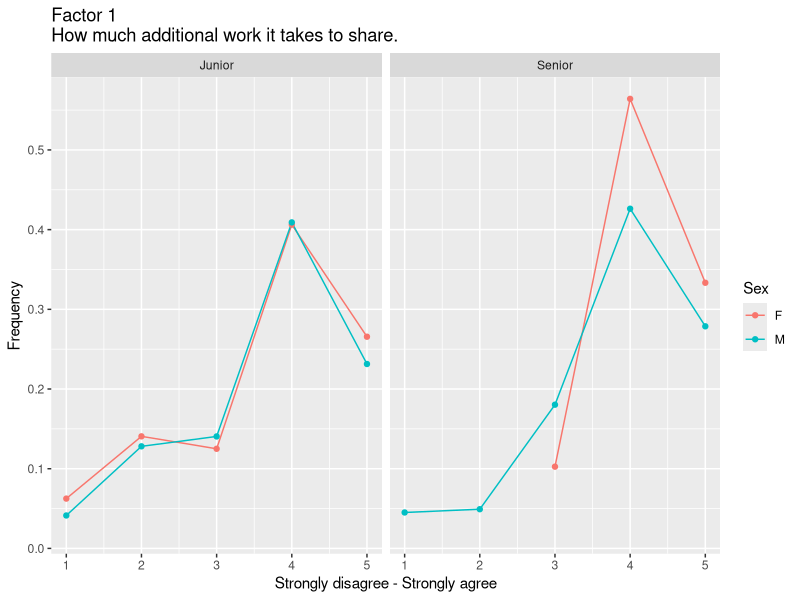
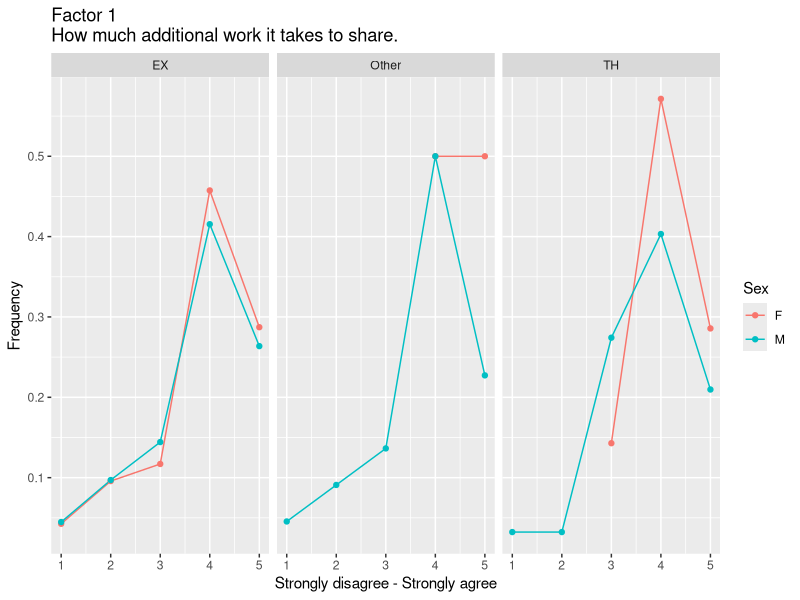
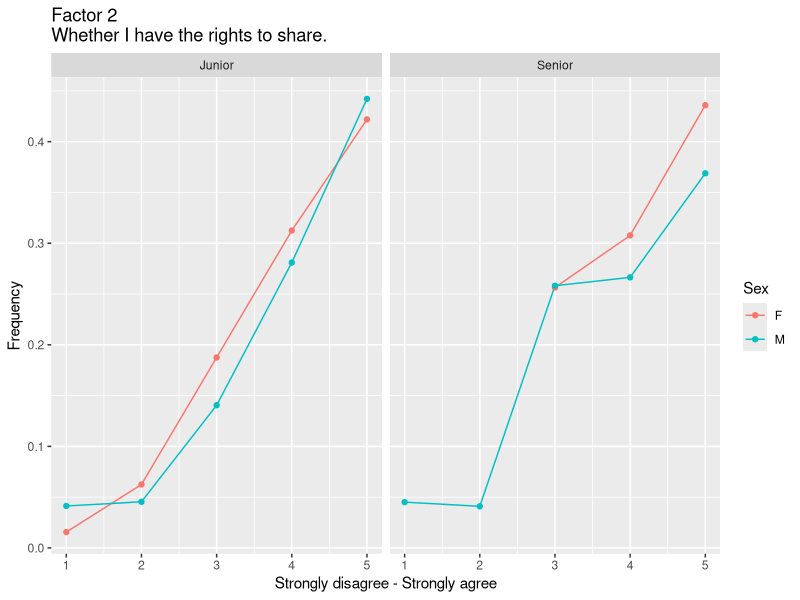
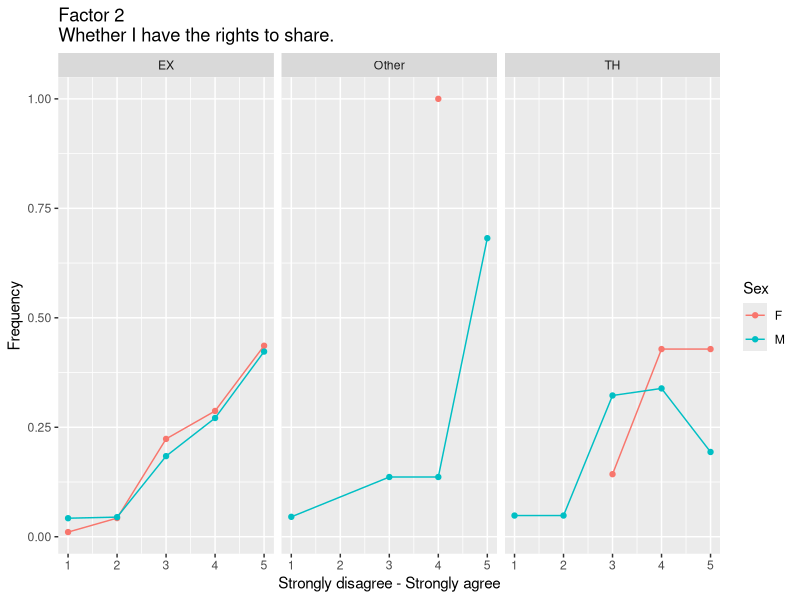
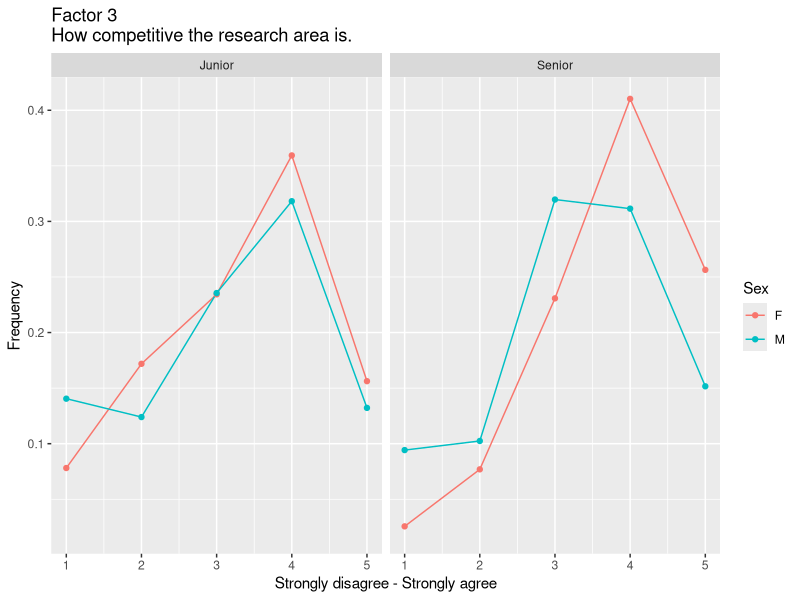
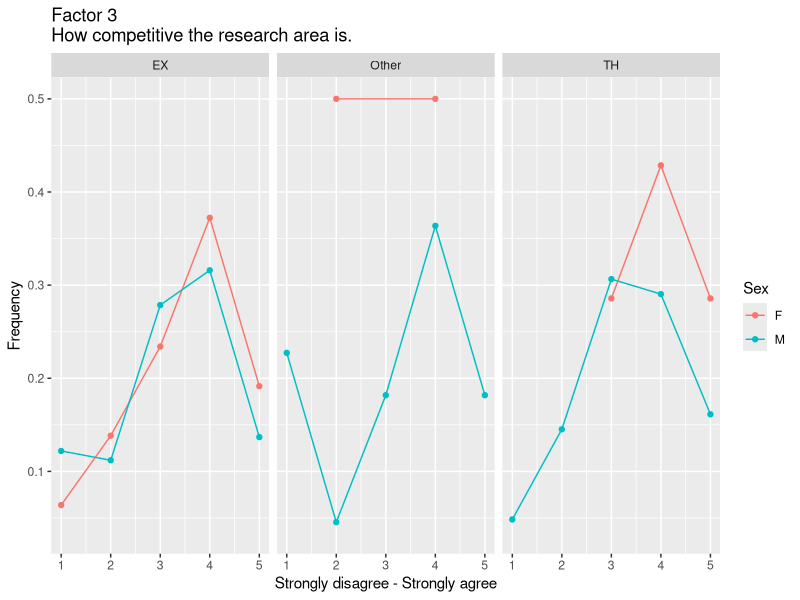
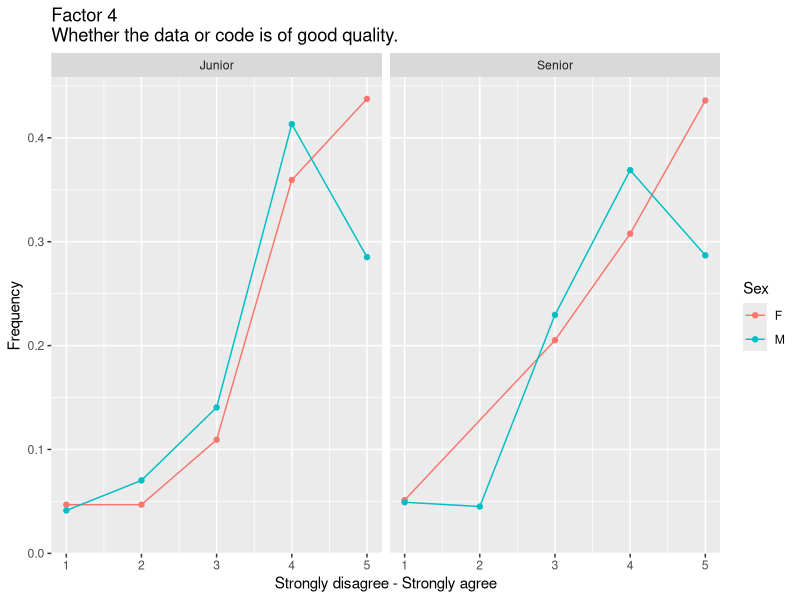
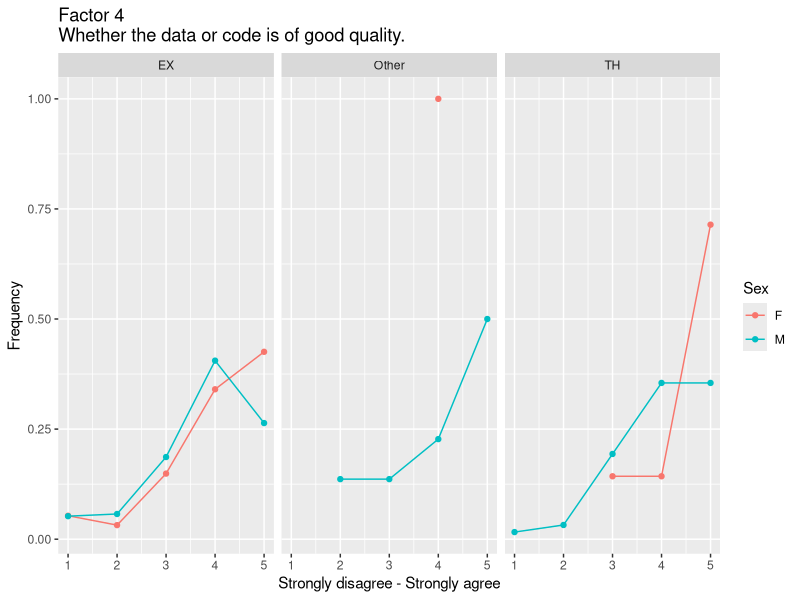

Source code (R) for these figures, in order:
library(tidyverse)
library(dplyr)
library(ggplot2)

coded_data <- read_csv("Data/Base/Usable_QC_FA_coded.csv")

# F1 by seniority and gender
F1 <- coded_data %>% #<- change
  filter(!is.na(Sex)) %>%
  group_by(Sex, D3, `p5q2 [1]`) %>% #<- change  
  summarize(count = n()) %>%
  mutate(freq = count / sum(count))

ggplot(F1, aes(x = `p5q2 [1]`, y = freq, color = Sex)) + # <- change
  geom_line() +
  geom_point() +
  facet_wrap(~ D3) +
  ggtitle("Factor 1 \nHow much additional work it takes to share.") +
  labs(x = "Strongly disagree - Strongly agree", y = "Frequency")

# F1 by field and gender
F1 <- coded_data %>% #<- change
  filter(!is.na(Sex)) %>%
  group_by(Sex, D4, `p5q2 [1]`) %>% #<- change  
  summarize(count = n()) %>%
  mutate(freq = count / sum(count))

ggplot(F1, aes(x = `p5q2 [1]`, y = freq, color = Sex)) + # <- change
  geom_line() +
  geom_point() +
  facet_wrap(~ D4) +
  ggtitle("Factor 1 \nHow much additional work it takes to share.") +
  labs(x = "Strongly disagree - Strongly agree", y = "Frequency")

# F2 by seniority and gender
F2 <- coded_data %>% #<- change
  filter(!is.na(Sex)) %>%
  group_by(Sex, D3, `p5q2 [2]`) %>% #<- change  
  summarize(count = n()) %>%
  mutate(freq = count / sum(count))

ggplot(F2, aes(x = `p5q2 [2]`, y = freq, color = Sex)) + # <- change
  geom_line() +
  geom_point() +
  facet_wrap(~ D3) +
  ggtitle("Factor 2\nWhether I have the rights to share.") +
  labs(x = "Strongly disagree - Strongly agree", y = "Frequency")

# F2 by field and gender
F2 <- coded_data %>% #<- change
  filter(!is.na(Sex)) %>%
  group_by(Sex, D4, `p5q2 [2]`) %>% #<- change  
  summarize(count = n()) %>%
  mutate(freq = count / sum(count))

ggplot(F2, aes(x = `p5q2 [2]`, y = freq, color = Sex)) + # <- change
  geom_line() +
  geom_point() +
  facet_wrap(~ D4) +
  ggtitle("Factor 2\nWhether I have the rights to share.") +
  labs(x = "Strongly disagree - Strongly agree", y = "Frequency")

# F3 by seniority and gender
F3 <- coded_data %>% #<- change
  filter(!is.na(Sex)) %>%
  group_by(Sex, D3, `p5q2 [3]`) %>% #<- change  
  summarize(count = n()) %>%
  mutate(freq = count / sum(count))

ggplot(F3, aes(x = `p5q2 [3]`, y = freq, color = Sex)) + # <- change
  geom_line() +
  geom_point() +
  facet_wrap(~ D3) +
  ggtitle("Factor 3\nHow competitive the research area is.") +
  labs(x = "Strongly disagree - Strongly agree", y = "Frequency")

# F3 by field and gender
F3 <- coded_data %>% #<- change
  filter(!is.na(Sex)) %>%
  group_by(Sex, D4, `p5q2 [3]`) %>% #<- change  
  summarize(count = n()) %>%
  mutate(freq = count / sum(count))

ggplot(F3, aes(x = `p5q2 [3]`, y = freq, color = Sex)) + # <- change
  geom_line() +
  geom_point() +
  facet_wrap(~ D4) +
  ggtitle("Factor 3\nHow competitive the research area is.") +
  labs(x = "Strongly disagree - Strongly agree", y = "Frequency")

# F4 by seniority and gender
F4 <- coded_data %>% #<- change
  filter(!is.na(Sex)) %>%
  group_by(Sex, D3, `p5q2 [4]`) %>% #<- change  
  summarize(count = n()) %>%
  mutate(freq = count / sum(count))

ggplot(F4, aes(x = `p5q2 [4]`, y = freq, color = Sex)) + # <- change
  geom_line() +
  geom_point() +
  facet_wrap(~ D3) +
  ggtitle("Factor 4\nWhether the data or code is of good quality.") +
  labs(x = "Strongly disagree - Strongly agree", y = "Frequency")

# F4 by field and gender
F4 <- coded_data %>% #<- change
  filter(!is.na(Sex)) %>%
  group_by(Sex, D4, `p5q2 [4]`) %>% #<- change  
  summarize(count = n()) %>%
  mutate(freq = count / sum(count))

ggplot(F4, aes(x = `p5q2 [4]`, y = freq, color = Sex)) + # <- change
  geom_line() +
  geom_point() +
  facet_wrap(~ D4) +
  ggtitle("Factor 4\nWhether the data or code is of good quality.") +
  labs(x = "Strongly disagree - Strongly agree", y = "Frequency")

# F5 by seniority and gender
F5 <- coded_data %>% #<- change
  filter(!is.na(Sex)) %>%
  group_by(Sex, D3, `p5q2 [5]`) %>% #<- change  
  summarize(count = n()) %>%
  mutate(freq = count / sum(count))

ggplot(F5, aes(x = `p5q2 [5]`, y = freq, color = Sex)) + # <- change
  geom_line() +
  geom_point() +
  facet_wrap(~ D3) +
  ggtitle("Factor 5\nWhether the data or code is essential \nfor reproducing the study.") +
  labs(x = "Strongly disagree - Strongly agree", y = "Frequency")

# F5 by field and gender
F5 <- coded_data %>% #<- change
  filter(!is.na(Sex)) %>%
  group_by(Sex, D4, `p5q2 [5]`) %>% #<- change  
  summarize(count = n()) %>%
  mutate(freq = count / sum(count))

ggplot(F5, aes(x = `p5q2 [5]`, y = freq, color = Sex)) + # <- change
  geom_line() +
  geom_point() +
  facet_wrap(~ D4) +
  ggtitle("Factor 5\nWhether the data or code is essential \nfor reproducing the study.") +
  labs(x = "Strongly disagree - Strongly agree", y = "Frequency")

# F6 by seniority and gender
F6 <- coded_data %>% #<- change
  filter(!is.na(Sex)) %>%
  group_by(Sex, D3, `p5q2 [6]`) %>% #<- change  
  summarize(count = n()) %>%
  mutate(freq = count / sum(count))

ggplot(F6, aes(x = `p5q2 [6]`, y = freq, color = Sex)) + # <- change
  geom_line() +
  geom_point() +
  facet_wrap(~ D3) +
  ggtitle("Factor 6\nWhether I consider it to be useful to \nother researchers.") +
  labs(x = "Strongly disagree - Strongly agree", y = "Frequency")

# F6 by field and gender
F6 <- coded_data %>% #<- change
  filter(!is.na(Sex)) %>%
  group_by(Sex, D4, `p5q2 [6]`) %>% #<- change  
  summarize(count = n()) %>%
  mutate(freq = count / sum(count))

ggplot(F6, aes(x = `p5q2 [6]`, y = freq, color = Sex)) + # <- change
  geom_line() +
  geom_point() +
  facet_wrap(~ D4) +
  ggtitle("Factor 6\nWhether I consider it to be useful to \nother researchers.") +
  labs(x = "Strongly disagree - Strongly agree", y = "Frequency")

# F7 by seniority and gender
F7 <- coded_data %>% #<- change
  filter(!is.na(Sex)) %>%
  group_by(Sex, D3, `p5q2 [7]`) %>% #<- change  
  summarize(count = n()) %>%
  mutate(freq = count / sum(count))

ggplot(F7, aes(x = `p5q2 [7]`, y = freq, color = Sex)) + # <- change
  geom_line() +
  geom_point() +
  facet_wrap(~ D3) +
  ggtitle("Factor 7\nWhether I am asked to share by \nother researchers.") +
  labs(x = "Strongly disagree - Strongly agree", y = "Frequency")

# F7 by field and gender
F7 <- coded_data %>% #<- change
  filter(!is.na(Sex)) %>%
  group_by(Sex, D4, `p5q2 [7]`) %>% #<- change  
  summarize(count = n()) %>%
  mutate(freq = count / sum(count))

ggplot(F7, aes(x = `p5q2 [7]`, y = freq, color = Sex)) + # <- change
  geom_line() +
  geom_point() +
  facet_wrap(~ D4) +
  ggtitle("Factor 7\nWhether I am asked to share by \nother researchers.") +
  labs(x = "Strongly disagree - Strongly agree", y = "Frequency")

# F8 by seniority and gender
F8 <- coded_data %>% #<- change
  filter(!is.na(Sex)) %>%
  group_by(Sex, D3, `p5q2 [8]`) %>% #<- change  
  summarize(count = n()) %>%
  mutate(freq = count / sum(count))

ggplot(F8, aes(x = `p5q2 [8]`, y = freq, color = Sex)) + # <- change
  geom_line() +
  geom_point() +
  facet_wrap(~ D3) +
  ggtitle("Factor 8\nWhether the data or code will be \nresponsibly used.") +
  labs(x = "Strongly disagree - Strongly agree", y = "Frequency")

# F8 by field and gender
F8 <- coded_data %>% #<- change
  filter(!is.na(Sex)) %>%
  group_by(Sex, D4, `p5q2 [8]`) %>% #<- change  
  summarize(count = n()) %>%
  mutate(freq = count / sum(count))

ggplot(F8, aes(x = `p5q2 [8]`, y = freq, color = Sex)) + # <- change
  geom_line() +
  geom_point() +
  facet_wrap(~ D4) +
  ggtitle("Factor 8\nWhether the data or code will be \nresponsibly used.") +
  labs(x = "Strongly disagree - Strongly agree", y = "Frequency")

# F8 by seniority and gender
F8 <- coded_data %>% #<- change
  filter(!is.na(Sex)) %>%
  group_by(Sex, D3, `p5q2 [8]`) %>% #<- change  
  summarize(count = n()) %>%
  mutate(freq = count / sum(count))

ggplot(F8, aes(x = `p5q2 [8]`, y = freq, color = Sex)) + # <- change
  geom_line() +
  geom_point() +
  facet_wrap(~ D3) +
  ggtitle("Factor 8\nWhether the data or code will be \nresponsibly used.") +
  labs(x = "Strongly disagree - Strongly agree", y = "Frequency")

# F8 by field and gender
F8 <- coded_data %>% #<- change
  filter(!is.na(Sex)) %>%
  group_by(Sex, D4, `p5q2 [8]`) %>% #<- change  
  summarize(count = n()) %>%
  mutate(freq = count / sum(count))

ggplot(F8, aes(x = `p5q2 [8]`, y = freq, color = Sex)) + # <- change
  geom_line() +
  geom_point() +
  facet_wrap(~ D4) +
  ggtitle("Factor 8\nWhether the data or code will be \nresponsibly used.") +
  labs(x = "Strongly disagree - Strongly agree", y = "Frequency")

# F8 by seniority and gender
F8 <- coded_data %>% #<- change
  filter(!is.na(Sex)) %>%
  group_by(Sex, D3, `p5q2 [8]`) %>% #<- change  
  summarize(count = n()) %>%
  mutate(freq = count / sum(count))

ggplot(F8, aes(x = `p5q2 [8]`, y = freq, color = Sex)) + # <- change
  geom_line() +
  geom_point() +
  facet_wrap(~ D3) +
  ggtitle("Factor 8\nWhether the data or code will be \nresponsibly used.") +
  labs(x = "Strongly disagree - Strongly agree", y = "Frequency")

# F8 by field and gender
F8 <- coded_data %>% #<- change
  filter(!is.na(Sex)) %>%
  group_by(Sex, D4, `p5q2 [8]`) %>% #<- change  
  summarize(count = n()) %>%
  mutate(freq = count / sum(count))

ggplot(F8, aes(x = `p5q2 [8]`, y = freq, color = Sex)) + # <- change
  geom_line() +
  geom_point() +
  facet_wrap(~ D4) +
  ggtitle("Factor 8\nWhether the data or code will be \nresponsibly used.") +
  labs(x = "Strongly disagree - Strongly agree", y = "Frequency")

# F9 by seniority and gender
F9 <- coded_data %>% #<- change
  filter(!is.na(Sex)) %>%
  group_by(Sex, D3, `p5q2 [9]`) %>% #<- change  
  summarize(count = n()) %>%
  mutate(freq = count / sum(count))

ggplot(F9, aes(x = `p5q2 [9]`, y = freq, color = Sex)) + # <- change
  geom_line() +
  geom_point() +
  facet_wrap(~ D3) +
  ggtitle("Factor 9\nWhether I am obligated to share by mandates.") +
  labs(x = "Strongly disagree - Strongly agree", y = "Frequency")

# F9 by field and gender
F9 <- coded_data %>% #<- change
  filter(!is.na(Sex)) %>%
  group_by(Sex, D4, `p5q2 [9]`) %>% #<- change  
  summarize(count = n()) %>%
  mutate(freq = count / sum(count))

ggplot(F9, aes(x = `p5q2 [9]`, y = freq, color = Sex)) + # <- change
  geom_line() +
  geom_point() +
  facet_wrap(~ D4) +
  ggtitle("Factor 9\nWhether I am obligated to share by mandates.") +
  labs(x = "Strongly disagree - Strongly agree", y = "Frequency")
